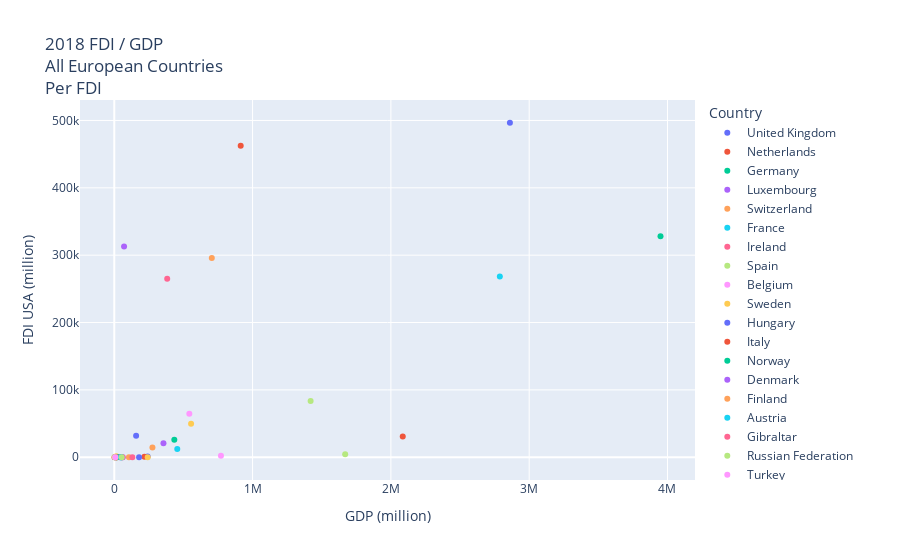

Here is the notebook cell this chart was saved with:
### Code cell
# create scatter plot showing relationship between FDI and GDP for all countries
europe_fdi_gdp_scatter = px.scatter(
    europe_format_name,
    x="GDP (million)",
    y="FDI USA (million)",
    title="2018 FDI / GDP<br>All European Countries<br>Per FDI",
    color="Country",
)
europe_fdi_gdp_scatter.write_image("europe_fdi_gdp_scatter.png")
europe_fdi_gdp_scatter

### Figure 1 — Plotly figure (JSON) as saved in the notebook; plotly's stock layout.template omitted (floating-point values rounded to 4 significant figures)
{"data": [{"hovertemplate": "Country=United Kingdom<br>GDP (million)=%{x}<br>FDI USA (million)=%{y}<extra></extra>", "legendgroup": "United Kingdom", "marker": {"color": "#636efa", "symbol": "circle"}, "mode": "markers", "name": "United Kingdom", "orientation": "v", "showlegend": true, "type": "scatter", "x": [2861000.0], "xaxis": "x", "y": [496622], "yaxis": "y"}, {"hovertemplate": "Country=Netherlands<br>GDP (million)=%{x}<br>FDI USA (million)=%{y}<extra></extra>", "legendgroup": "Netherlands", "marker": {"color": "#EF553B", "symbol": "circle"}, "mode": "markers", "name": "Netherlands", "orientation": "v", "showlegend": true, "type": "scatter", "x": [914100.0], "xaxis": "x", "y": [462303], "yaxis": "y"}, {"hovertemplate": "Country=Germany<br>GDP (million)=%{x}<br>FDI USA (million)=%{y}<extra></extra>", "legendgroup": "Germany", "marker": {"color": "#00cc96", "symbol": "circle"}, "mode": "markers", "name": "Germany", "orientation": "v", "showlegend": true, "type": "scatter", "x": [3950000.0], "xaxis": "x", "y": [328124], "yaxis": "y"}, {"hovertemplate": "Country=Luxembourg<br>GDP (million)=%{x}<br>FDI USA (million)=%{y}<extra></extra>", "legendgroup": "Luxembourg", "marker": {"color": "#ab63fa", "symbol": "circle"}, "mode": "markers", "name": "Luxembourg", "orientation": "v", "showlegend": true, "type": "scatter", "x": [70920.0], "xaxis": "x", "y": [312976], "yaxis": "y"}, {"hovertemplate": "Country=Switzerland<br>GDP (million)=%{x}<br>FDI USA (million)=%{y}<extra></extra>", "legendgroup": "Switzerland", "marker": {"color": "#FFA15A", "symbol": "circle"}, "mode": "markers", "name": "Switzerland", "orientation": "v", "showlegend": true, "type": "scatter", "x": [705100.0], "xaxis": "x", "y": [295783], "yaxis": "y"}, {"hovertemplate": "Country=France<br>GDP (million)=%{x}<br>FDI USA (million)=%{y}<extra></extra>", "legendgroup": "France", "marker": {"color": "#19d3f3", "symbol": "circle"}, "mode": "markers", "name": "France", "orientation": "v", "showlegend": true, "type": "scatter", "x": [2788000.0], "xaxis": "x", "y": [268169], "yaxis": "y"}, {"hovertemplate": "Country=Ireland<br>GDP (million)=%{x}<br>FDI USA (million)=%{y}<extra></extra>", "legendgroup": "Ireland", "marker": {"color": "#FF6692", "symbol": "circle"}, "mode": "markers", "name": "Ireland", "orientation": "v", "showlegend": true, "type": "scatter", "x": [382700.0], "xaxis": "x", "y": [265004], "yaxis": "y"}, {"hovertemplate": "Country=Spain<br>GDP (million)=%{x}<br>FDI USA (million)=%{y}<extra></extra>", "legendgroup": "Spain", "marker": {"color": "#B6E880", "symbol": "circle"}, "mode": "markers", "name": "Spain", "orientation": "v", "showlegend": true, "type": "scatter", "x": [1420000.0], "xaxis": "x", "y": [83379], "yaxis": "y"}, {"hovertemplate": "Country=Belgium<br>GDP (million)=%{x}<br>FDI USA (million)=%{y}<extra></extra>", "legendgroup": "Belgium", "marker": {"color": "#FF97FF", "symbol": "circle"}, "mode": "markers", "name": "Belgium", "orientation": "v", "showlegend": true, "type": "scatter", "x": [542700.0], "xaxis": "x", "y": [64661], "yaxis": "y"}, {"hovertemplate": "Country=Sweden<br>GDP (million)=%{x}<br>FDI USA (million)=%{y}<extra></extra>", "legendgroup": "Sweden", "marker": {"color": "#FECB52", "symbol": "circle"}, "mode": "markers", "name": "Sweden", "orientation": "v", "showlegend": true, "type": "scatter", "x": [555500.0], "xaxis": "x", "y": [49546], "yaxis": "y"}, {"hovertemplate": "Country=Hungary<br>GDP (million)=%{x}<br>FDI USA (million)=%{y}<extra></extra>", "legendgroup": "Hungary", "marker": {"color": "#636efa", "symbol": "circle"}, "mode": "markers", "name": "Hungary", "orientation": "v", "showlegend": true, "type": "scatter", "x": [157900.0], "xaxis": "x", "y": [31730], "yaxis": "y"}, {"hovertemplate": "Country=Italy<br>GDP (million)=%{x}<br>FDI USA (million)=%{y}<extra></extra>", "legendgroup": "Italy", "marker": {"color": "#EF553B", "symbol": "circle"}, "mode": "markers", "name": "Italy", "orientation": "v", "showlegend": true, "type": "scatter", "x": [2086000.0], "xaxis": "x", "y": [30749], "yaxis": "y"}, {"hovertemplate": "Country=Norway<br>GDP (million)=%{x}<br>FDI USA (million)=%{y}<extra></extra>", "legendgroup": "Norway", "marker": {"color": "#00cc96", "symbol": "circle"}, "mode": "markers", "name": "Norway", "orientation": "v", "showlegend": true, "type": "scatter", "x": [434200.0], "xaxis": "x", "y": [26007], "yaxis": "y"}, {"hovertemplate": "Country=Denmark<br>GDP (million)=%{x}<br>FDI USA (million)=%{y}<extra></extra>", "legendgroup": "Denmark", "marker": {"color": "#ab63fa", "symbol": "circle"}, "mode": "markers", "name": "Denmark", "orientation": "v", "showlegend": true, "type": "scatter", "x": [355700.0], "xaxis": "x", "y": [20654], "yaxis": "y"}, {"hovertemplate": "Country=Finland<br>GDP (million)=%{x}<br>FDI USA (million)=%{y}<extra></extra>", "legendgroup": "Finland", "marker": {"color": "#FFA15A", "symbol": "circle"}, "mode": "markers", "name": "Finland", "orientation": "v", "showlegend": true, "type": "scatter", "x": [275900.0], "xaxis": "x", "y": [14464], "yaxis": "y"}, {"hovertemplate": "Country=Austria<br>GDP (million)=%{x}<br>FDI USA (million)=%{y}<extra></extra>", "legendgroup": "Austria", "marker": {"color": "#19d3f3", "symbol": "circle"}, "mode": "markers", "name": "Austria", "orientation": "v", "showlegend": true, "type": "scatter", "x": [455500.0], "xaxis": "x", "y": [12392], "yaxis": "y"}, {"hovertemplate": "Country=Gibraltar<br>GDP (million)=%{x}<br>FDI USA (million)=%{y}<extra></extra>", "legendgroup": "Gibraltar", "marker": {"color": "#FF6692", "symbol": "circle"}, "mode": "markers", "name": "Gibraltar", "orientation": "v", "showlegend": true, "type": "scatter", "x": [null], "xaxis": "x", "y": [9367], "yaxis": "y"}, {"hovertemplate": "Country=Russian Federation<br>GDP (million)=%{x}<br>FDI USA (million)=%{y}<extra></extra>", "legendgroup": "Russian Federation", "marker": {"color": "#B6E880", "symbol": "circle"}, "mode": "markers", "name": "Russian Federation", "orientation": "v", "showlegend": true, "type": "scatter", "x": [1670000.0], "xaxis": "x", "y": [4455], "yaxis": "y"}, {"hovertemplate": "Country=Turkey<br>GDP (million)=%{x}<br>FDI USA (million)=%{y}<extra></extra>", "legendgroup": "Turkey", "marker": {"color": "#FF97FF", "symbol": "circle"}, "mode": "markers", "name": "Turkey", "orientation": "v", "showlegend": true, "type": "scatter", "x": [771400.0], "xaxis": "x", "y": [2175], "yaxis": "y"}, {"hovertemplate": "Country=Malta<br>GDP (million)=%{x}<br>FDI USA (million)=%{y}<extra></extra>", "legendgroup": "Malta", "marker": {"color": "#FECB52", "symbol": "circle"}, "mode": "markers", "name": "Malta", "orientation": "v", "showlegend": true, "type": "scatter", "x": [14600.0], "xaxis": "x", "y": [1557], "yaxis": "y"}, {"hovertemplate": "Country=Portugal<br>GDP (million)=%{x}<br>FDI USA (million)=%{y}<extra></extra>", "legendgroup": "Portugal", "marker": {"color": "#636efa", "symbol": "circle"}, "mode": "markers", "name": "Portugal", "orientation": "v", "showlegend": true, "type": "scatter", "x": [241300.0], "xaxis": "x", "y": [1056], "yaxis": "y"}, {"hovertemplate": "Country=Greece<br>GDP (million)=%{x}<br>FDI USA (million)=%{y}<extra></extra>", "legendgroup": "Greece", "marker": {"color": "#EF553B", "symbol": "circle"}, "mode": "markers", "name": "Greece", "orientation": "v", "showlegend": true, "type": "scatter", "x": [218100.0], "xaxis": "x", "y": [639], "yaxis": "y"}, {"hovertemplate": "Country=Cyprus<br>GDP (million)=%{x}<br>FDI USA (million)=%{y}<extra></extra>", "legendgroup": "Cyprus", "marker": {"color": "#00cc96", "symbol": "circle"}, "mode": "markers", "name": "Cyprus", "orientation": "v", "showlegend": true, "type": "scatter", "x": [24960.0], "xaxis": "x", "y": [323], "yaxis": "y"}, {"hovertemplate": "Country=Croatia<br>GDP (million)=%{x}<br>FDI USA (million)=%{y}<extra></extra>", "legendgroup": "Croatia", "marker": {"color": "#ab63fa", "symbol": "circle"}, "mode": "markers", "name": "Croatia", "orientation": "v", "showlegend": true, "type": "scatter", "x": [60990.0], "xaxis": "x", "y": [19], "yaxis": "y"}, {"hovertemplate": "Country=Slovak Republic<br>GDP (million)=%{x}<br>FDI USA (million)=%{y}<extra></extra>", "legendgroup": "Slovak Republic", "marker": {"color": "#FFA15A", "symbol": "circle"}, "mode": "markers", "name": "Slovak Republic", "orientation": "v", "showlegend": true, "type": "scatter", "x": [105800.0], "xaxis": "x", "y": [14], "yaxis": "y"}, {"hovertemplate": "Country=Slovenia<br>GDP (million)=%{x}<br>FDI USA (million)=%{y}<extra></extra>", "legendgroup": "Slovenia", "marker": {"color": "#19d3f3", "symbol": "circle"}, "mode": "markers", "name": "Slovenia", "orientation": "v", "showlegend": true, "type": "scatter", "x": [54030.0], "xaxis": "x", "y": [6], "yaxis": "y"}, {"hovertemplate": "Country=Belarus<br>GDP (million)=%{x}<br>FDI USA (million)=%{y}<extra></extra>", "legendgroup": "Belarus", "marker": {"color": "#FF6692", "symbol": "circle"}, "mode": "markers", "name": "Belarus", "orientation": "v", "showlegend": true, "type": "scatter", "x": [60030.0], "xaxis": "x", "y": [4], "yaxis": "y"}, {"hovertemplate": "Country=Serbia<br>GDP (million)=%{x}<br>FDI USA (million)=%{y}<extra></extra>", "legendgroup": "Serbia", "marker": {"color": "#B6E880", "symbol": "circle"}, "mode": "markers", "name": "Serbia", "orientation": "v", "showlegend": true, "type": "scatter", "x": [50600.0], "xaxis": "x", "y": [3], "yaxis": "y"}, {"hovertemplate": "Country=Armenia<br>GDP (million)=%{x}<br>FDI USA (million)=%{y}<extra></extra>", "legendgroup": "Armenia", "marker": {"color": "#FF97FF", "symbol": "circle"}, "mode": "markers", "name": "Armenia", "orientation": "v", "showlegend": true, "type": "scatter", "x": [12460.0], "xaxis": "x", "y": [3], "yaxis": "y"}, {"hovertemplate": "Country=Romania<br>GDP (million)=%{x}<br>FDI USA (million)=%{y}<extra></extra>", "legendgroup": "Romania", "marker": {"color": "#FECB52", "symbol": "circle"}, "mode": "markers", "name": "Romania", "orientation": "v", "showlegend": true, "type": "scatter", "x": [241600.0], "xaxis": "x", "y": [3], "yaxis": "y"}, {"hovertemplate": "Country=Uzbekistan<br>GDP (million)=%{x}<br>FDI USA (million)=%{y}<extra></extra>", "legendgroup": "Uzbekistan", "marker": {"color": "#636efa", "symbol": "circle"}, "mode": "markers", "name": "Uzbekistan", "orientation": "v", "showlegend": true, "type": "scatter", "x": [50390.0], "xaxis": "x", "y": [0], "yaxis": "y"}, {"hovertemplate": "Country=San Marino<br>GDP (million)=%{x}<br>FDI USA (million)=%{y}<extra></extra>", "legendgroup": "San Marino", "marker": {"color": "#EF553B", "symbol": "circle"}, "mode": "markers", "name": "San Marino", "orientation": "v", "showlegend": true, "type": "scatter", "x": [1638.0], "xaxis": "x", "y": [0], "yaxis": "y"}, {"hovertemplate": "Country=Tajikistan<br>GDP (million)=%{x}<br>FDI USA (million)=%{y}<extra></extra>", "legendgroup": "Tajikistan", "marker": {"color": "#00cc96", "symbol": "circle"}, "mode": "markers", "name": "Tajikistan", "orientation": "v", "showlegend": true, "type": "scatter", "x": [7523.0], "xaxis": "x", "y": [0], "yaxis": "y"}, {"hovertemplate": "Country=Turkmenistan<br>GDP (million)=%{x}<br>FDI USA (million)=%{y}<extra></extra>", "legendgroup": "Turkmenistan", "marker": {"color": "#ab63fa", "symbol": "circle"}, "mode": "markers", "name": "Turkmenistan", "orientation": "v", "showlegend": true, "type": "scatter", "x": [40760.0], "xaxis": "x", "y": [0], "yaxis": "y"}, {"hovertemplate": "Country=Albania<br>GDP (million)=%{x}<br>FDI USA (million)=%{y}<extra></extra>", "legendgroup": "Albania", "marker": {"color": "#FFA15A", "symbol": "circle"}, "mode": "markers", "name": "Albania", "orientation": "v", "showlegend": true, "type": "scatter", "x": [15150.0], "xaxis": "x", "y": [0], "yaxis": "y"}, {"hovertemplate": "Country=Montenegro<br>GDP (million)=%{x}<br>FDI USA (million)=%{y}<extra></extra>", "legendgroup": "Montenegro", "marker": {"color": "#19d3f3", "symbol": "circle"}, "mode": "markers", "name": "Montenegro", "orientation": "v", "showlegend": true, "type": "scatter", "x": [5507.0], "xaxis": "x", "y": [0], "yaxis": "y"}, {"hovertemplate": "Country=Moldova<br>GDP (million)=%{x}<br>FDI USA (million)=%{y}<extra></extra>", "legendgroup": "Moldova", "marker": {"color": "#FF6692", "symbol": "circle"}, "mode": "markers", "name": "Moldova", "orientation": "v", "showlegend": true, "type": "scatter", "x": [11460.0], "xaxis": "x", "y": [0], "yaxis": "y"}, {"hovertemplate": "Country=Andorra<br>GDP (million)=%{x}<br>FDI USA (million)=%{y}<extra></extra>", "legendgroup": "Andorra", "marker": {"color": "#B6E880", "symbol": "circle"}, "mode": "markers", "name": "Andorra", "orientation": "v", "showlegend": true, "type": "scatter", "x": [3218.0], "xaxis": "x", "y": [0], "yaxis": "y"}, {"hovertemplate": "Country=Kyrgyz Republic<br>GDP (million)=%{x}<br>FDI USA (million)=%{y}<extra></extra>", "legendgroup": "Kyrgyz Republic", "marker": {"color": "#FF97FF", "symbol": "circle"}, "mode": "markers", "name": "Kyrgyz Republic", "orientation": "v", "showlegend": true, "type": "scatter", "x": [8271.0], "xaxis": "x", "y": [0], "yaxis": "y"}, {"hovertemplate": "Country=Kosovo<br>GDP (million)=%{x}<br>FDI USA (million)=%{y}<extra></extra>", "legendgroup": "Kosovo", "marker": {"color": "#FECB52", "symbol": "circle"}, "mode": "markers", "name": "Kosovo", "orientation": "v", "showlegend": true, "type": "scatter", "x": [7943.0], "xaxis": "x", "y": [0], "yaxis": "y"}, {"hovertemplate": "Country=Kazakhstan<br>GDP (million)=%{x}<br>FDI USA (million)=%{y}<extra></extra>", "legendgroup": "Kazakhstan", "marker": {"color": "#636efa", "symbol": "circle"}, "mode": "markers", "name": "Kazakhstan", "orientation": "v", "showlegend": true, "type": "scatter", "x": [179300.0], "xaxis": "x", "y": [0], "yaxis": "y"}, {"hovertemplate": "Country=Georgia<br>GDP (million)=%{x}<br>FDI USA (million)=%{y}<extra></extra>", "legendgroup": "Georgia", "marker": {"color": "#EF553B", "symbol": "circle"}, "mode": "markers", "name": "Georgia", "orientation": "v", "showlegend": true, "type": "scatter", "x": [17600.0], "xaxis": "x", "y": [0], "yaxis": "y"}, {"hovertemplate": "Country=Bosnia and Herzegovina<br>GDP (million)=%{x}<br>FDI USA (million)=%{y}<extra></extra>", "legendgroup": "Bosnia and Herzegovina", "marker": {"color": "#00cc96", "symbol": "circle"}, "mode": "markers", "name": "Bosnia and Herzegovina", "orientation": "v", "showlegend": true, "type": "scatter", "x": [20180.0], "xaxis": "x", "y": [0], "yaxis": "y"}, {"hovertemplate": "Country=Vatican City<br>GDP (million)=%{x}<br>FDI USA (million)=%{y}<extra></extra>", "legendgroup": "Vatican City", "marker": {"color": "#ab63fa", "symbol": "circle"}, "mode": "markers", "name": "Vatican City", "orientation": "v", "showlegend": true, "type": "scatter", "x": [null], "xaxis": "x", "y": [0], "yaxis": "y"}, {"hovertemplate": "Country=North Macedonia<br>GDP (million)=%{x}<br>FDI USA (million)=%{y}<extra></extra>", "legendgroup": "North Macedonia", "marker": {"color": "#FFA15A", "symbol": "circle"}, "mode": "markers", "name": "North Macedonia", "orientation": "v", "showlegend": true, "type": "scatter", "x": [12630.0], "xaxis": "x", "y": [-1], "yaxis": "y"}, {"hovertemplate": "Country=Azerbaijan<br>GDP (million)=%{x}<br>FDI USA (million)=%{y}<extra></extra>", "legendgroup": "Azerbaijan", "marker": {"color": "#19d3f3", "symbol": "circle"}, "mode": "markers", "name": "Azerbaijan", "orientation": "v", "showlegend": true, "type": "scatter", "x": [47110.0], "xaxis": "x", "y": [-2], "yaxis": "y"}, {"hovertemplate": "Country=Ukraine<br>GDP (million)=%{x}<br>FDI USA (million)=%{y}<extra></extra>", "legendgroup": "Ukraine", "marker": {"color": "#FF6692", "symbol": "circle"}, "mode": "markers", "name": "Ukraine", "orientation": "v", "showlegend": true, "type": "scatter", "x": [130900.0], "xaxis": "x", "y": [-3], "yaxis": "y"}, {"hovertemplate": "Country=Lithuania<br>GDP (million)=%{x}<br>FDI USA (million)=%{y}<extra></extra>", "legendgroup": "Lithuania", "marker": {"color": "#B6E880", "symbol": "circle"}, "mode": "markers", "name": "Lithuania", "orientation": "v", "showlegend": true, "type": "scatter", "x": [53460.0], "xaxis": "x", "y": [-4], "yaxis": "y"}, {"hovertemplate": "Country=Monaco<br>GDP (million)=%{x}<br>FDI USA (million)=%{y}<extra></extra>", "legendgroup": "Monaco", "marker": {"color": "#FF97FF", "symbol": "circle"}, "mode": "markers", "name": "Monaco", "orientation": "v", "showlegend": true, "type": "scatter", "x": [7188.0], "xaxis": "x", "y": [-26], "yaxis": "y"}], "layout": {"autosize": true, "legend": {"title": {"text": "Country"}, "tracegroupgap": 0}, "title": {"text": "2018 FDI / GDP<br>All European Countries<br>Per FDI"}, "xaxis": {"anchor": "y", "autorange": true, "domain": [0, 1], "range": [-242100.0, 4193000.0], "title": {"text": "GDP (million)"}, "type": "linear"}, "yaxis": {"anchor": "x", "autorange": true, "domain": [0, 1], "range": [-36400.0, 533000.0], "title": {"text": "FDI USA (million)"}, "type": "linear"}}}
